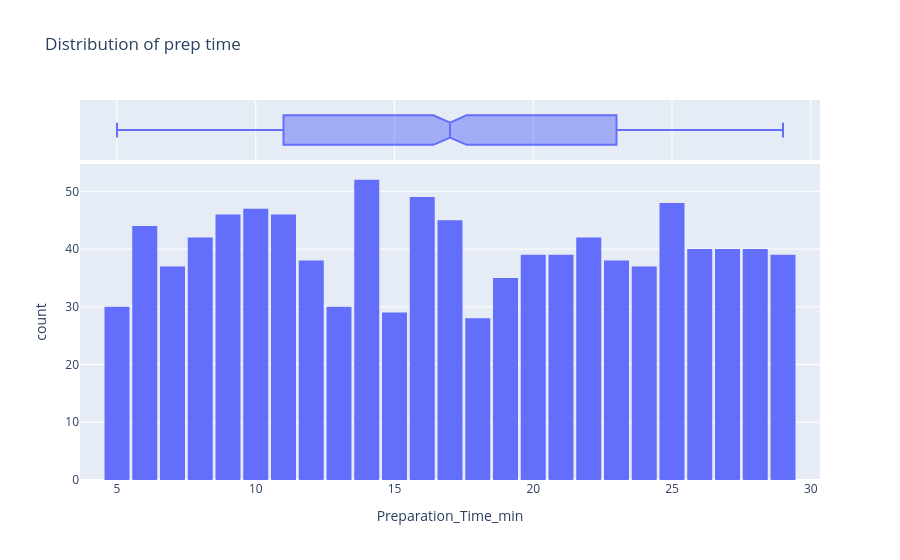

Write notebook code for a chart like this one.
### Code cell
fig=px.histogram(df,x='Preparation_Time_min',marginal='box',nbins=25,title='Distribution of prep time')
fig.update_layout(bargap=0.1)
fig.show()

### Figure 1 — Plotly figure (JSON) as saved in the notebook; plotly's stock layout.template omitted (floating-point values rounded to 4 significant figures; data arrays with more than 128 entries replaced by an {"elided": "..."} marker saying what was removed)
{"data": [{"bingroup": "x", "hovertemplate": "Preparation_Time_min=%{x}<br>count=%{y}<extra></extra>", "legendgroup": "", "marker": {"color": "#636efa", "pattern": {"shape": ""}}, "name": "", "nbinsx": 25, "orientation": "v", "showlegend": false, "type": "histogram", "x": {"elided": "1000 int values"}, "xaxis": "x", "yaxis": "y"}, {"hovertemplate": "Preparation_Time_min=%{x}<extra></extra>", "legendgroup": "", "marker": {"color": "#636efa"}, "name": "", "notched": true, "showlegend": false, "type": "box", "x": {"elided": "1000 int values"}, "xaxis": "x2", "yaxis": "y2"}], "layout": {"bargap": 0.1, "barmode": "relative", "legend": {"tracegroupgap": 0}, "title": {"text": "Distribution of prep time"}, "xaxis": {"anchor": "y", "domain": [0, 1], "title": {"text": "Preparation_Time_min"}}, "xaxis2": {"anchor": "y2", "domain": [0, 1], "matches": "x", "showgrid": true, "showticklabels": false}, "yaxis": {"anchor": "x", "domain": [0, 0.8316], "title": {"text": "count"}}, "yaxis2": {"anchor": "x2", "domain": [0.8416, 1], "matches": "y2", "showgrid": false, "showline": false, "showticklabels": false, "ticks": ""}}}
